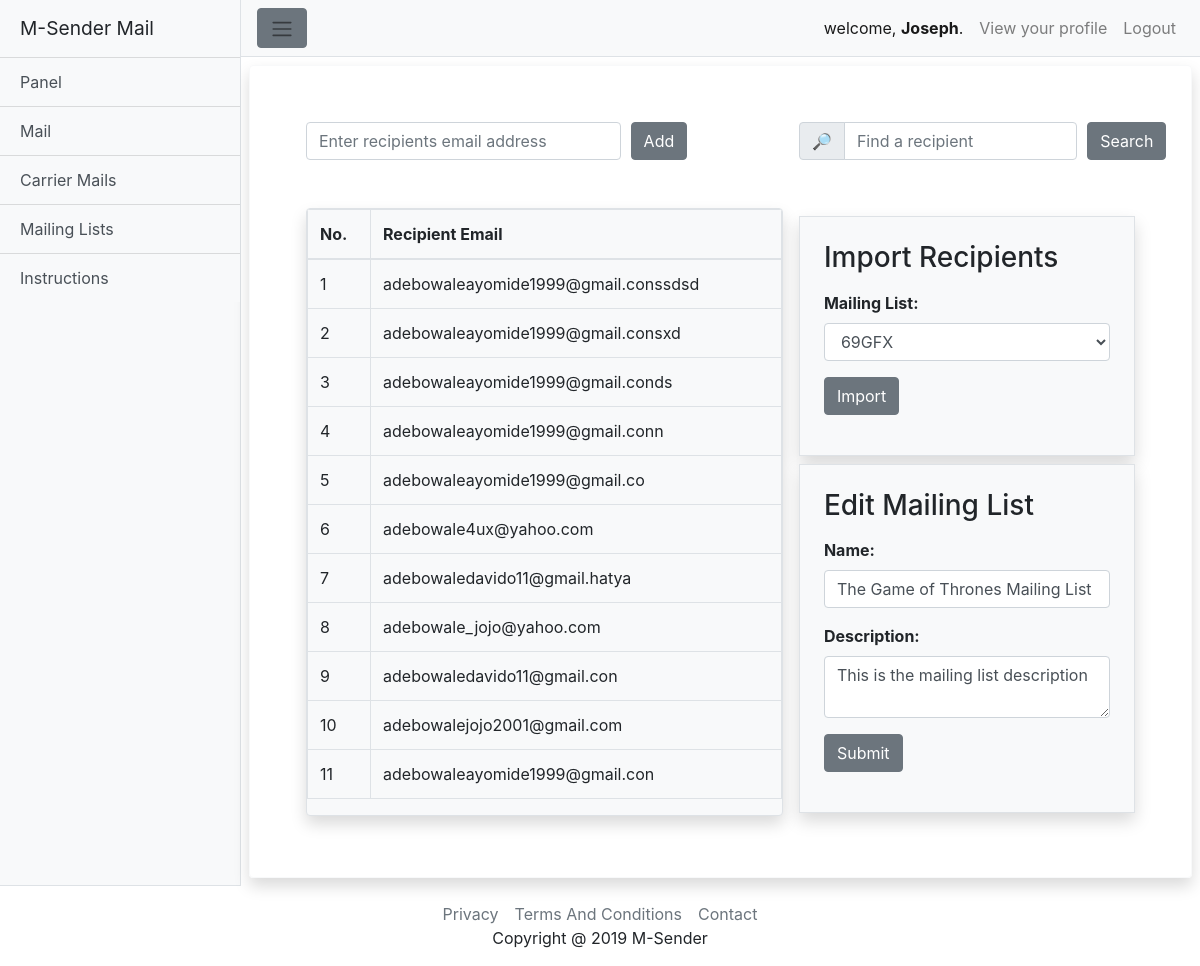
Page /mailapp/mail-lists/list-5/ (signed in) on the committed database.
### mailapp/models.py (models this page shows, shortened)
class Recipient(models.Model):
    email = models.EmailField(blank=False)
    owners = models.ForeignKey(MailList, on_delete=models.SET_NULL, null=True)
    date_created = models.DateTimeField(default=timezone.now)
    def get_position(self):
        recipient_lst = list(self.owners.recipient_set.all().order_by('-date_created'))
        return str(recipient_lst.index(self) + 1)

class MailList(models.Model):
    name = models.CharField(max_length=100)
    description = models.TextField()
    owner = models.ForeignKey(User, null=True, on_delete=models.SET_NULL, blank=True)

### mailapp/views.py (the view, shortened to what this page needs)
# urls.py: path('mail-lists/list-<int:mail_list_id>/', views.mail_list, name='maillist'),
@login_required
def mail_list(request, mail_list_id):
    search_result = None
    maillist = get_object_or_404(MailList, pk=mail_list_id)
    recipients = maillist.recipient_set.all().order_by('-date_created')
    print(str(messages.get_level(request)).upper())
    context = {
        'recipients': recipients,
        'addrecipientform': forms.AddRecipient,
        'maillist': maillist,
        "maillists": request.user.maillist_set.all(),
        'search_result': search_result,
    }
    return render(request, 'mailapp/maillist.html', context)

### mailapp/templates/mailapp/maillist.html (shortened to what this page needs)
{% extends 'mailapp/base.html' %}
{% block body %}
<div class="row m-2 p-5 border border-light shadow rounded" >
  <div class="col-sm-7 p-2" >
    <div class="mb-5 ">
      <form class="form-group form-row" action="{% url 'mailapp:addrecipient' maillist.id %}" method='POST' >
        <div class="col-8">
          <input id="id_recipient_email" class="form-control" type="text" name="email"  placeholder="Enter recipients email address" />
        </div>
        <div class="col-4">
          <input class="btn btn-secondary" type="submit" value="Add" >
        </div>
      </form>
    </div>
    <div class="table-wrapper-scroll-y bg-light border shadow rounded" >
      <table class="table table-bordered  bg-light ">
        <thead >
          <tr>
            <th scope="row">No.</th>
            <th scope="row">Recipient Email</th>
          </tr>
        </thead>
        <tbody  >
          {% for  recipient in recipients %}
            <tr class="btn-light dropdown  " >
              <td scope="col">{{recipient.get_position}}</td>
              <td scope="col" id="{{recipient.id}}" data-toggle="dropdown" aria-haspopup="true" aria-expanded="true" data-placement="bottom" title="Date Added: {{recipient.date_created}}"  >{{recipient.email}}</td>
            </tr>
          {% endfor %}
        </tbody>
      </table>
    </div>
  </div>
  <div class="col-sm-5 p-2 ">
    <div class="mb-5">
      <form class="form-group form-row" method="GET" action="{% url 'mailapp:maillist' maillist.id %}" >
         <div class="input-group mb-2 col-10">
          <div class="input-group-prepend">
            <div class="input-group-text">&#128270;</div>
          </div>
          <input type="text" class="form-control"  name="search" placeholder="Find a recipient">
        </div>
        <div class="col-2" >
          <input class="btn btn-secondary" type="submit" value="Search" >
        </div>
      </form>
    </div>
    {% if search_result %}
    <div class="mb-5 border shadow p-2">
      <h4 class="text-center ">Search Result</h4>
      {% for result in search_result %}
      <div class=" my-1 bg_list border rounded">
        <div class="d-flex p-2  ">
          <div class="dropdown" >
            <div class="text-center" id="{{result.id}}" data-toggle="dropdown" aria-haspopup="true" aria-expanded="true" data-placement="bottom" title="Date Added: {{result.date_created}}" >{{result.email}}</div>
            <div class="dropdown-menu" aria-labelledby="{{result.id}}">
              <a class="dropdown-item" href="{% url 'mailapp:deleterecipient' maillist.id result.id %}"> Delete</a>
              <a class="dropdown-item" data-toggle="modal" data-target="#id_modal_{{result.id}}"> Edit</a>
            </div>
          </div>
        </div>
      </div>
      {% endfor %}
    </div>
    {% else %}
      <div class="mb-2 bg-light border shadow">
        <form class="form-group p-4 "  action="{% url 'mailapp:importrecipients' maillist.id %}" method='POST' >
          <div class="form-group">
            <h3 class="text-capitalize">import recipients</h3>
          </div>
          <div class="form-group">
            <label for="id_import_from" class="form-contorl font-weight-bold" >Mailing List: </label>
            <select  id="id_import_from" name="import_from" class="form-control">
              {% for list in maillists %}
              {% if list.id is maillist.id %}
              {% else %}
              <option value="{{list.id}}">{{list.name}}</option>
              {% endif %}
              {% endfor %}
            </select>
          </div>
          <div>
            <button class="btn btn-secondary" type="submit">Import</button>
          </div>
        </form>
      </div>
      <div class="mb-2 bg-light border shadow">
        <form class="form-group p-4" action="{% url 'mailapp:editmaillist' maillist.id %}" method='POST' >
          <div class="form-group">
            <h3 class="text-capitalize">Edit mailing list</h3>
          </div>
          <div class="form-group">
            <label for="id_name" class="form-contorl font-weight-bold" >Name: </label>
            <input id="id_name" class="form-control" type="text" name="name"  placeholder="Enter your name" value="{{maillist.name}}" />
          </div>
          <div class="form-group">
            <label for="id_descripition" class="form-contorl font-weight-bold" >Description: </label>
            <textarea id="id_descripition" class="form-control" name="description" maxlength="200" placeholder="Enter mailing list description" >{{maillist.description}}</textarea>
          </div>
          <div>
            <button class="btn btn-secondary" type="submit">Submit</button>
          </div>
        </form>
      </div>
    {% endif %}
  </div>
</div>
{% endblock %}

### mailapp/templates/mailapp/base.html (shortened to what this page needs)
<!DOCTYPE html>
<html lang="en">
  <head>
    {% load static %}
    <link href="{% static 'mailapp/style/vendor/bootstrap/css/bootstrap.min.css' %}"  rel="stylesheet" >
    <link href="{% static 'mailapp/style/css/simple-sidebar.css'%}"  rel="stylesheet" >
    <link href="{% static 'mailapp/style/css/style.css'%}"  rel="stylesheet" >
  </head>
  <body>
    <div class="d-flex " id="wrapper">
      <div class="bg-light border-right border-bottom" id="sidebar-wrapper">
        <div class="sidebar-heading">M-Sender Mail</div>
        <div class="list-group list-group-flush">
          <a href="{% url 'mailapp:panel' %}" class="list-group-item list-group-item-action bg-light ">Panel</a>
          <a href="{% url 'mailapp:mail' %}" class="list-group-item list-group-item-action bg-light ">Mail</a>
          <a href="{% url 'mailapp:carriermail' %}" class="list-group-item list-group-item-action bg-light ">Carrier Mails</a>
          <a href="{% url 'mailapp:maillistall' %}" class="list-group-item list-group-item-action bg-light ">Mailing Lists</a>
          <a href="{% url 'mailapp:instructions' %}" class="list-group-item list-group-item-action bg-light ">Instructions</a>
        </div>
      </div>
      <div id="page-content-wrapper">
        <nav class="navbar navbar-expand-lg navbar-light bg-light border-bottom">
            <button class="btn btn-secondary" id="menu-toggle">
              <span class="navbar-toggler-icon"></span>
            </button>
          <div class="collapse navbar-collapse" id="navbarSupportedContent">
            <ul class="navbar-nav ml-auto mt-2 mt-lg-0">
              <li class="nav-item active">
                  <a class="nav-link " >welcome, <b>{{user.username}}</b>. <span class="sr-only">(current)</span></a>
              </li>
              <li class="nav-item">
                <a class="nav-link " href="{% url 'mailapp:profile' %}">View your profile</a>
              </li>
              <li class="nav-item">
                <a class="nav-link " href="{% url 'userapp:logout' %}">Logout</a>
              </li>
            </ul>
          </div>
        </nav>
  {% block body %}
  {% endblock %}
  </div>
  </div>
  <footer class="py-3 bg-transparent text-center">
    <div class="container">
      <span class="text-capitalize"><a class="text-muted" href="">Privacy</a><a class="text-muted mx-3" href="">Terms and conditions</a><a class="text-muted" href="">Contact</a><br>
        copyright @ 2019 M-sender</span>
    </div>
  </footer>
  </body>
</html>

### mailapp/static/mailapp/style/css/simple-sidebar.css (style rules this page uses)
body { overflow-x: hidden; }
#sidebar-wrapper { min-height: 100vh; margin-left: -15rem; -webkit-transition: margin .25s ease-out; -moz-transition: margin .25s ease-out; -o-transition: margin .25s ease-out; transition: margin .25s ease-out; }
#sidebar-wrapper .sidebar-heading { padding: 0.875rem 1.25rem; font-size: 1.2rem; }
#sidebar-wrapper .list-group { width: 15rem; }
#page-content-wrapper { min-width: 100vw; }
@media (min-width: 768px) { #sidebar-wrapper { margin-left: 0; } }
@media (min-width: 768px) { #page-content-wrapper { min-width: 0; width: 100%; } }

### mailapp/static/mailapp/style/css/style.css (style rules this page uses)
.table-wrapper-scroll-y { max-height:110vh; overflow-y:auto; overflow:auto; position:relative; }

### rows in the picture
Recipient: get_position "1", email "adebowaleayomide1999@gmail.conssdsd"
Recipient: get_position "2", email "adebowaleayomide1999@gmail.consxd"
Recipient: get_position "3", email "adebowaleayomide1999@gmail.conds"
Recipient: get_position "4", email "adebowaleayomide1999@gmail.conn"
Recipient: get_position "5", email "adebowaleayomide1999@gmail.co"
Recipient: get_position "6", email "adebowale4ux@yahoo.com"
Recipient: get_position "7", email "adebowaledavido11@gmail.hatya"
Recipient: get_position "8", email "adebowale_jojo@yahoo.com"
Recipient: get_position "9", email "adebowaledavido11@gmail.con"
Recipient: get_position "10", email "adebowalejojo2001@gmail.com"
Recipient: get_position "11", email "adebowaleayomide1999@gmail.con"
MailList: name "The Game of Thrones Mailing List", description "This is the mailing list description"

### other values in the picture
{{ user.username }} "Joseph"
form field import_from "69GFX"
